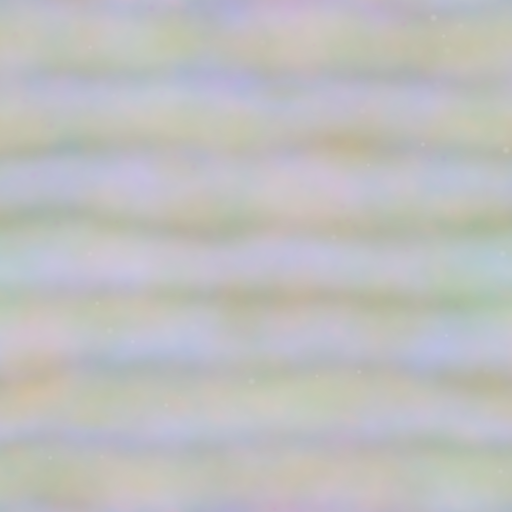
#> input picture Art/World/textures/T_LyrisDetailA.png, 512 x 512 px, given in place of grass.png, which was not available
$ python paint_world_textures.py
#> lines starting #> are read from the running program, lines starting #| are printed output that depends on the picture; after the words box and inside, x2 and y2 are one past the last pixel; in counts of white or black regions, pixels touching at a corner belong together
### Art/TestIsland/paint_textures.py
"""Soft, seamless painted textures for the Lyris test island.

Cozy rather than busy: low contrast, large soft colour patches, a few gentle dabs,
warm lights and cool lavender-leaning darks. Every tile wraps seamlessly.
"""

import math

import numpy as np
from PIL import Image

SIZE = 512


def hexc(h):
    h = h.lstrip("#")
    return np.array([int(h[i:i + 2], 16) for i in (0, 2, 4)], dtype=float)


# light -> dark. Warm lights, cool lavender-leaning darks, gentle steps between tones.
RAMPS = {
    "grass":   ["#D3DE8A", "#B9CC6E", "#9DB75A", "#83A050", "#6C8650"],
    "sand":    ["#FBF1DE", "#F3E5C8", "#EAD8B6", "#DDC8A5", "#CDB89C"],
    "cliff":   ["#EDCFA8", "#DDB78F", "#C99D7C", "#AE8474", "#8E7076"],
    "path":    ["#E2C79E", "#D2B38A", "#BF9D78", "#A78770", "#8D7470"],
    "bark":    ["#A7806A", "#8C6656", "#735248", "#5E4644"],
    "leaf":    ["#CFE08E", "#B0CB72", "#93B360", "#789A58", "#5E7D58"],
    "blossom": ["#FFE4DA", "#FBC8B8", "#F2A898", "#E08A86", "#C27682"],
}


def periodic_noise(rng, cells, size=SIZE):
    """Smooth noise that tiles perfectly: random low frequencies, built in Fourier space."""
    kx = np.fft.fftfreq(size) * size
    ky = np.fft.rfftfreq(size) * size
    k = np.hypot(kx[:, None], ky[None, :])
    keep = (k > 0) & (k <= cells)
    spectrum = (rng.standard_normal(k.shape) + 1j * rng.standard_normal(k.shape)) * keep / (1.0 + k)
    noise = np.fft.irfft2(spectrum, s=(size, size))
    return (noise - noise.min()) / (noise.max() - noise.min() + 1e-9)


def fbm(rng, base_cells, octaves=4, size=SIZE):
    total = np.zeros((size, size))
    amp, norm = 1.0, 0.0
    cells = base_cells
    for _ in range(octaves):
        total += amp * periodic_noise(rng, cells, size)
        norm += amp
        amp *= 0.5
        cells *= 2
    total /= norm
    return (total - total.min()) / (total.max() - total.min() + 1e-9)


def ramp_map(values, ramp):
    """Maps 0..1 to a colour ramp (0 = darkest end, 1 = lightest)."""
    cols = [hexc(c) for c in reversed(ramp)]
    pos = np.clip(values, 0, 1) * (len(cols) - 1)
    lo = np.floor(pos).astype(int)
    hi = np.minimum(lo + 1, len(cols) - 1)
    t = (pos - lo)[..., None]
    cols = np.array(cols)
    return cols[lo] * (1 - t) + cols[hi] * t


def soft_dabs(img, rng, ramp, count, radius, strength=0.35, stretch=1.0, angle=0.0):
    """Gentle painterly dabs: soft ellipses blended in, wrapping at the edges."""
    size = img.shape[0]
    yy, xx = np.mgrid[0:size, 0:size]
    cols = [hexc(c) for c in ramp]
    for _ in range(count):
        cx, cy = rng.random() * size, rng.random() * size
        r = radius * rng.uniform(0.6, 1.4)
        col = cols[rng.integers(0, len(cols))]
        dx = (xx - cx + size / 2) % size - size / 2
        dy = (yy - cy + size / 2) % size - size / 2
        ca, sa = math.cos(angle), math.sin(angle)
        u, v = dx * ca + dy * sa, -dx * sa + dy * ca
        d = (u / (r * stretch)) ** 2 + (v / r) ** 2
        m = np.clip(1 - d, 0, 1) ** 2 * strength
        img[:] = img * (1 - m[..., None]) + col * m[..., None]


# [32 lines left out: function paint, not called in this run]


def paint_all(seed=5):
    rng = np.random.default_rng(seed)
    return {name: paint(name, rng) for name in RAMPS}


# [28 lines left out: function flower_atlas, not called in this run]


def save(arr, path):
    mode = "RGBA" if arr.shape[-1] == 4 else "RGB"
    Image.fromarray(arr, mode).save(path)


# ----------------------------------------------------------------------------- foliage atlases

# [217 lines left out: functions _leaf_shape, leaf_atlas, plant_atlas, paint_extra, _stamp, _clump_tile and 1 more, not called in this run]

### Art/World/paint_world_textures.py
"""Painted detail textures for the world terrain (T50), in the starter island's style.

    python Art/World/paint_world_textures.py        # a few seconds; numpy + pillow

The starter island's terrain took all its colour from one palette and used its painted textures only
for light and dark detail (their luminance around their own mean). The world material does the same,
so this script:

1. paints the biomes the island lacks, in the island's soft style (Art/TestIsland/paint_textures.py:
   low contrast, big soft patches, a few gentle dabs, warm lights and cool lavender-leaning darks),
   every tile seamless:  snow, strata (badlands), salt (crust), basalt (volcanic), seabed (ripples)
   -> Art/World/textures/<name>.png   (colour references; only their luminance reaches the game)
2. packs the luminance detail of eight textures into two RGBA maps, so the material reads eight
   detail patterns with one sample per map and scale:
   T_LyrisDetailA.png  R grass  G sand   B cliff  A seabed      (grass, sand, cliff from the island)
   T_LyrisDetailB.png  R snow   G strata B salt   A basalt
   Each channel stores 0.5 * (linear luminance / its mean), so the material gets the island's
   "detail centred on 1.0" as 2 * sample.
3. paints T_LyrisWorldNoise.png: four independent seamless soft noises (RGBA) for biome-edge breakup,
   large meadow / dry-hill / lush-valley patches and the warm-to-cool drift.
4. writes world_textures.json (channel layout and the luminance means).

Seeded: every PC gets identical textures. The outputs are small and live in git.
"""

import json
import math
import os
import sys

import numpy as np
from PIL import Image

HERE = os.path.dirname(os.path.abspath(__file__))
ISLAND = os.path.join(HERE, "..", "TestIsland")
OUT = os.path.join(HERE, "textures")
sys.path.insert(0, ISLAND)
import paint_textures as pt  # noqa: E402  (the island's painting helpers: fbm, ramp_map, soft_dabs)

SIZE = pt.SIZE  # 512, like the island's textures

# light -> dark, the island's way: warm lights, cool lavender-leaning darks, gentle steps.
# Only luminance reaches the material (colours come from the palette there), so these ramps exist to
# make the reference PNGs read right and to give the right light/dark rhythm.
RAMPS = {
    "snow":   ["#FFFCF4", "#F6F2EA", "#EAE7EE", "#DCDAE8", "#CBC8DC"],
    "strata": ["#EBC29A", "#DC9A6E", "#C8643A", "#AE5340", "#8E4A48"],
    "salt":   ["#FFFBF2", "#F7EEDC", "#EEE3CE", "#E0D4C0", "#CFC2B2"],
    "basalt": ["#7E6862", "#665450", "#524240", "#403234", "#30262A"],
    "seabed": ["#F6EAD0", "#EAD9B8", "#DCC8A6", "#CBB696", "#B6A48C"],
}


def _wrap_dist(a, b):
    d = np.abs(a - b)
    return np.minimum(d, SIZE - d)


def _cells(rng, count):
    """Seamless Voronoi: distance to nearest and second-nearest of `count` wrapped points."""
    yy, xx = np.mgrid[0:SIZE, 0:SIZE].astype(np.float32)
    # Poisson-ish: no two points closer than about half the mean spacing (no sliver cells).
    min_d = 0.55 * SIZE / math.sqrt(count)
    pts = []
    while len(pts) < count:
        p = rng.random(2) * SIZE
        if all(math.hypot(min(abs(p[0] - q[0]), SIZE - abs(p[0] - q[0])),
                          min(abs(p[1] - q[1]), SIZE - abs(p[1] - q[1]))) >= min_d for q in pts):
            pts.append(p)
    d1 = np.full((SIZE, SIZE), 1e9, np.float32)
    d2 = np.full((SIZE, SIZE), 1e9, np.float32)
    for px, py in pts:
        d = np.hypot(_wrap_dist(xx, px), _wrap_dist(yy, py))
        d2 = np.where(d < d1, d1, np.minimum(d2, d))
        d1 = np.minimum(d1, d)
    return d1, d2


def paint(name, rng):
    ramp = RAMPS[name]
    y = np.arange(SIZE)[:, None] / SIZE
    if name == "snow":
        # Wind-smoothed drifts: long soft ripples and big gentle patches, very low contrast.
        drift = 0.5 + 0.5 * np.sin(2 * math.pi * (y * 3 + 0.6 * pt.fbm(rng, 3)))
        v = 0.45 * pt.fbm(rng, 3) + 0.35 * drift + 0.2 * pt.fbm(rng, 24, 2)
        img = pt.ramp_map(0.3 + 0.6 * v, ramp)
        pt.soft_dabs(img, rng, ramp[:2], 40, 16, 0.3, 2.2, 0.2)
    elif name == "strata":
        # Layered sandstone: bands of uneven thickness that wander a little, soft dabs along them.
        warp = 0.25 * pt.fbm(rng, 4)
        layers = (y * 10 + warp) % 1.0                # 10 bands: a multiple of 5, so the tile wraps
        t = y * 10 + warp
        tones = rng.random(10)                                         # one tone per band; 10 wraps
        i = np.floor(t).astype(int)
        f = np.clip((t % 1.0 - 0.85) / 0.15, 0, 1)                     # soft step into the next band
        bands = tones[i % 10] * (1 - f) + tones[(i + 1) % 10] * f
        v = 0.45 * bands + 0.25 * (0.5 + 0.5 * np.cos(2 * math.pi * layers)) + 0.3 * pt.fbm(rng, 12, 3)
        img = pt.ramp_map(0.15 + 0.75 * v, ramp)
        pt.soft_dabs(img, rng, ramp, 70, 14, 0.2, 3.0, 0.0)
    elif name == "salt":
        # Dry salt crust: soft polygons with slightly raised, lighter rims and a darker hairline.
        d1, d2 = _cells(rng, 36)
        crack = 1 - np.clip((d2 - d1 - 1.0) / 2.5, 0, 1)   # soft hairline where two cells meet
        dome = np.clip(d1 / 40.0, 0, 1)                    # cell middles a touch lighter, edges lift
        v = 0.62 - 0.1 * dome - 0.3 * crack + 0.3 * (pt.fbm(rng, 6, 3) - 0.5)
        img = pt.ramp_map(v, ramp)
        pt.soft_dabs(img, rng, ramp[2:], 50, 6, 0.25)
    elif name == "basalt":
        # Cooled lava: rounded column tops with soft dark joints and a few warm glints.
        d1, d2 = _cells(rng, 48)
        edge = np.clip((d2 - d1) / 14.0, 0, 1)
        dome = np.clip(1 - d1 / 30.0, 0, 1)
        v = 0.45 + 0.25 * edge ** 0.6 + 0.12 * dome + 0.15 * (pt.fbm(rng, 8, 3) - 0.5)
        img = pt.ramp_map(v, ramp)
        pt.soft_dabs(img, rng, ramp[:2], 30, 5, 0.3)
    elif name == "seabed":
        # Sand ripples under water: wavy crests, wide soft troughs.
        x = np.arange(SIZE)[None, :] / SIZE
        phase = 2 * math.pi * (y * 7 + 0.08 * np.sin(2 * math.pi * x * 2) + 0.35 * pt.fbm(rng, 3))
        ripple = (0.5 + 0.5 * np.sin(phase)) ** 2.2
        v = 0.4 * ripple + 0.4 * pt.fbm(rng, 4) + 0.2 * pt.fbm(rng, 32, 2)
        img = pt.ramp_map(0.25 + 0.6 * v, ramp)
        pt.soft_dabs(img, rng, ramp[2:], 40, 4, 0.35)  # shells and pebbles
    else:
        raise ValueError(name)
    return np.clip(img, 0, 255).astype(np.uint8)


def linear_luma(rgb8):
    c = rgb8[..., :3].astype(np.float64) / 255.0
    lin = np.where(c <= 0.04045, c / 12.92, ((c + 0.055) / 1.055) ** 2.4)
    return lin @ np.array([0.2126, 0.7152, 0.0722])


def world_noise(seed=77):
    rng = np.random.default_rng(seed)
    chans = [pt.fbm(rng, 3, 3), pt.fbm(rng, 3, 3), pt.fbm(rng, 4, 3), pt.fbm(rng, 2, 3)]  # big soft blobs
    out = []
    for c in chans:  # even out the histogram a little so every channel spans 0..1 with soft mid tones
        r = np.argsort(np.argsort(c.ravel())).reshape(c.shape) / (c.size - 1)
        out.append(0.5 * c + 0.5 * r)
    return (np.clip(np.stack(out, -1), 0, 1) * 255).round().astype(np.uint8)


def main():
    os.makedirs(OUT, exist_ok=True)
    rng = np.random.default_rng(50)
    painted = {}
    for name in RAMPS:
        painted[name] = paint(name, rng)
        Image.fromarray(painted[name], "RGB").save(os.path.join(OUT, name + ".png"), optimize=True)
    island = {n: np.asarray(Image.open(os.path.join(ISLAND, "textures", n + ".png")).convert("RGB"))
              for n in ("grass", "sand", "cliff")}
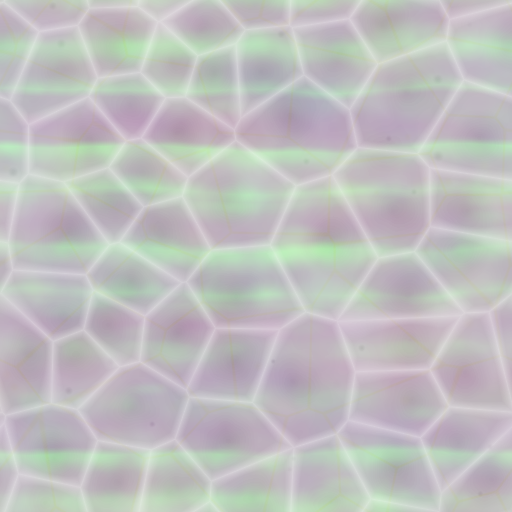
#> input picture Art/World/textures/T_LyrisDetailB.png, 512 x 512 px, given in place of sand.png, which was not available
    src = {**island, **painted}

    packs = {"T_LyrisDetailA": ("grass", "sand", "cliff", "seabed"),
             "T_LyrisDetailB": ("snow", "strata", "salt", "basalt")}
    means = {}
    for pack, names in packs.items():
        chans = []
        for n in names:
            lum = linear_luma(src[n])
            means[n] = float(lum.mean())
            chans.append(np.clip(0.5 * lum / means[n], 0, 1))
        rgba = (np.stack(chans, -1) * 255).round().astype(np.uint8)
        Image.fromarray(rgba, "RGBA").save(os.path.join(OUT, pack + ".png"), optimize=True)
#> this loop made 2 passes
#> pass 1, in linear_luma (call 2), `lin = np.where(c <= 0.04045, c / 12.92, ((c + 0.055) / 1.055) ** 2.4)`:
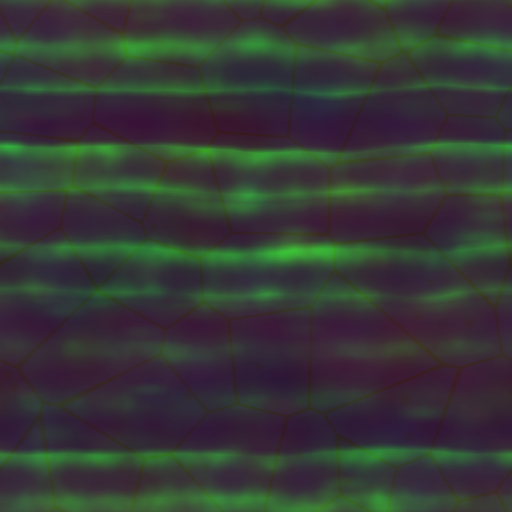
#> lin: shape (512, 512, 3) float64; mean of channels 0, 1, 2 0.215, 0.226, 0.215; drawn as R, G, B
#> after the loop, means = {'grass': 0.215, 'sand': 0.223, 'cliff': 0.223, 'seabed': 0.599, 'snow': 0.844, 'strata': 0.232, 'salt': 0.782, 'basalt': 0.0867}
    Image.fromarray(world_noise(), "RGBA").save(os.path.join(OUT, "T_LyrisWorldNoise.png"), optimize=True)
#> in fbm (call 11), `total = np.zeros((size, size))`: total: shape (512, 512) float64; every value is 0
#> the loop in fbm (call 11), `for _ in range(octaves):` made 3 passes
#> pass 1, in periodic_noise (call 34), `keep = (k > 0) & (k <= cells)`:
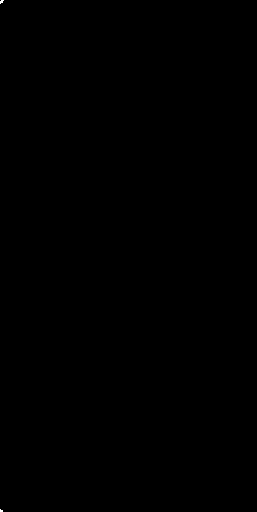
#> keep: shape (512, 257) bool; 0.01% white in thin lines or dots, all inside (x1, y1, x2, y2) = (0, 0, 4, 512)
#> after the loop in fbm (call 12), `for _ in range(octaves):`:
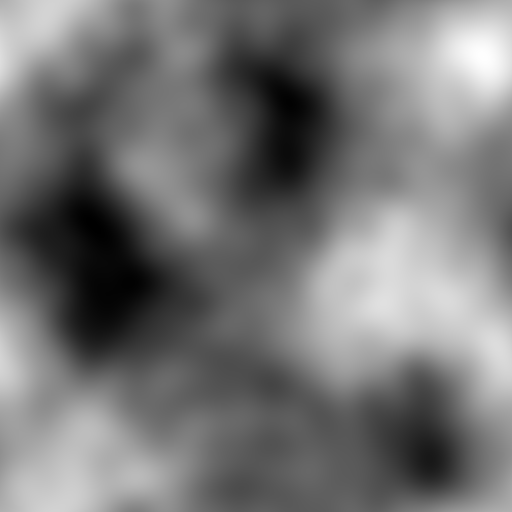
#> total: shape (512, 512) float64; min 0.27, max 1.53, mean 0.849; drawn with min black and max white
#> after the loop in fbm (call 12), `for _ in range(octaves):`: amp = 0.125; cells = 24; norm = 1.75
#> after the loop in fbm (call 13), `for _ in range(octaves):`:
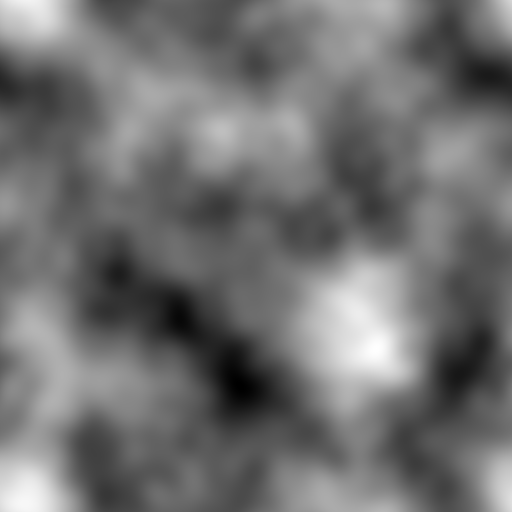
#> total: shape (512, 512) float64; min 0.163, max 1.47, mean 0.743; drawn with min black and max white
#> after the loop in fbm (call 13), `for _ in range(octaves):`: amp = 0.125; cells = 32; norm = 1.75
#> after the loop in fbm (call 14), `for _ in range(octaves):`:
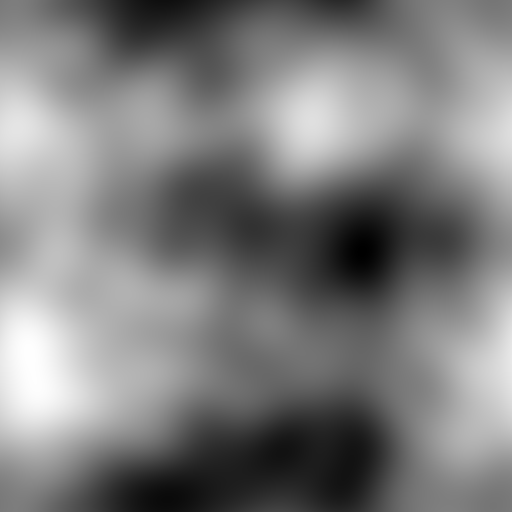
#> total: shape (512, 512) float64; min 0.247, max 1.41, mean 0.825; drawn with min black and max white
#> after the loop in fbm (call 14), `for _ in range(octaves):`: amp = 0.125; cells = 16; norm = 1.75
#> the loop in world_noise, `for c in chans:` made 4 passes
#> after the loop in world_noise, `for c in chans:`: out = 4 items
#> in world_noise, `return (np.clip(np.stack(out, -1), 0, 1) * 255).round().astype(np.uint8)`:
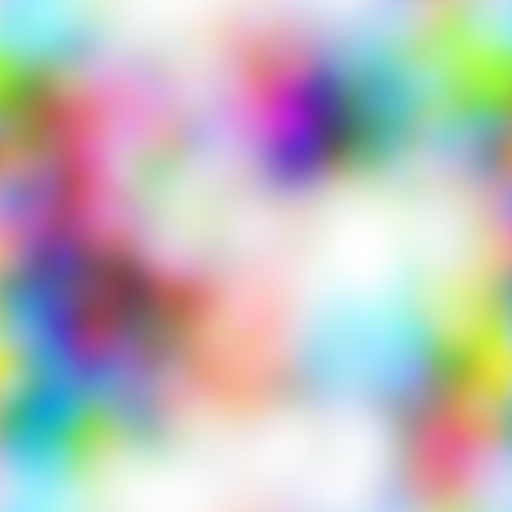
#> returned value: shape (512, 512, 4); mean of channels 0, 1, 2, 3 120.5, 122.5, 120.4, 126.8; transparent parts drawn white

    meta = {
        "packs": {k: list(v) for k, v in packs.items()},
        "encoding": "each channel = 0.5 * linear luminance / mean (detail centred on 1.0 = sample * 2)",
        "linear_luma_mean": {k: round(v, 4) for k, v in means.items()},
        "noise": "T_LyrisWorldNoise: four independent seamless soft noises, R G B A",
    }
    with open(os.path.join(OUT, "world_textures.json"), "w") as f:
        json.dump(meta, f, indent=1)
    print(f"[Lyris] painted {', '.join(RAMPS)}; packed detail maps and world noise in {OUT}")
#| [Lyris] painted snow, strata, salt, basalt, seabed; packed detail maps and world noise in Art/World/textures


if __name__ == "__main__":
    main()
